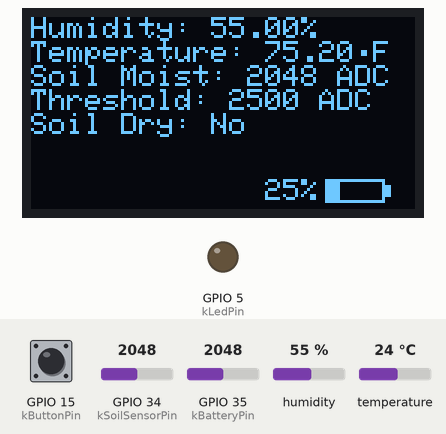
This program was run on a simulated ESP32. On the bench: 128×64 one-colour display, output pins drawn as LEDs (lit = HIGH). Inputs (shaded band) come from the test bench; at power-on: GPIO 34 (kSoilSensorPin) = 2048, GPIO 15 (kButtonPin) HIGH, humidity 55 %, GPIO 35 (kBatteryPin) = 2048, temperature 24 °C.

Above: at 2.6 s.
2.7 s: GPIO 34 (kSoilSensorPin) set to 2449
At 5.2 s:
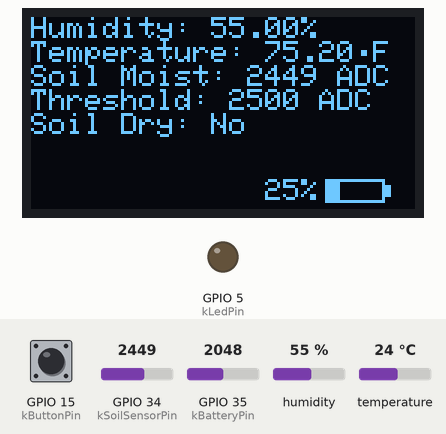
5.5 s: GPIO 34 (kSoilSensorPin) set to 2530
At 7.0 s:
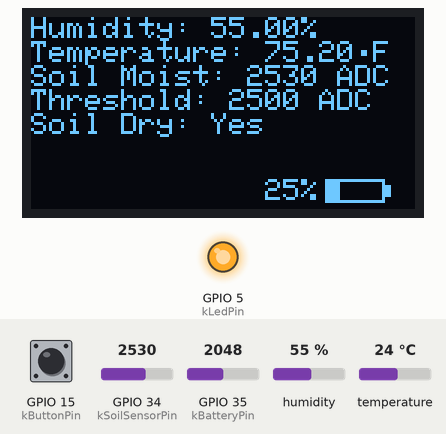
7.5 s: GPIO 15 (kButtonPin) pulled LOW for 0.15 s
At 7.9 s:
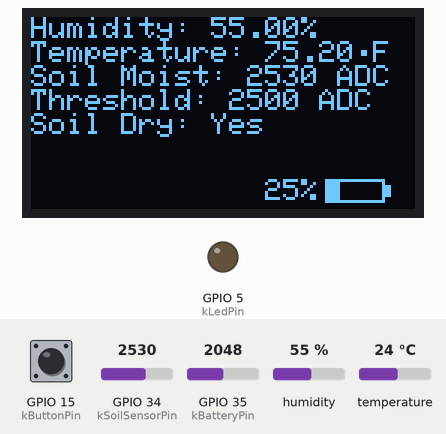
9.5 s: humidity set to 22 %
At 11.2 s:
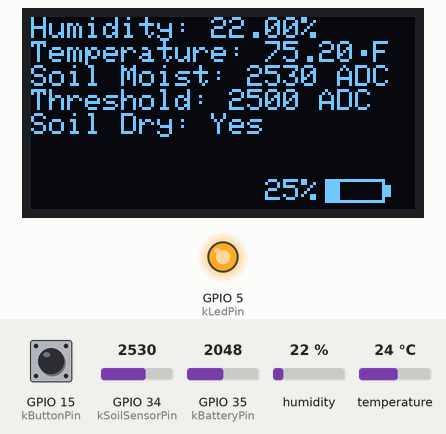
11.5 s: GPIO 35 (kBatteryPin) set to 2540
At 12.6 s:
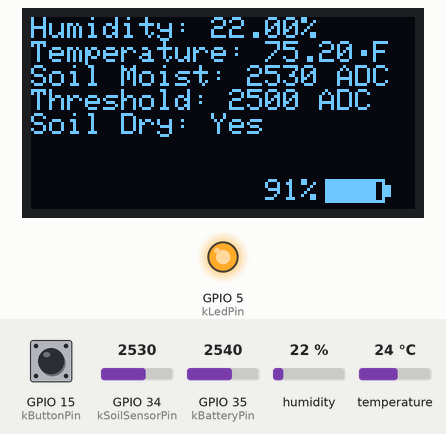
13.5 s: temperature set to 12 °C
At 15.5 s:
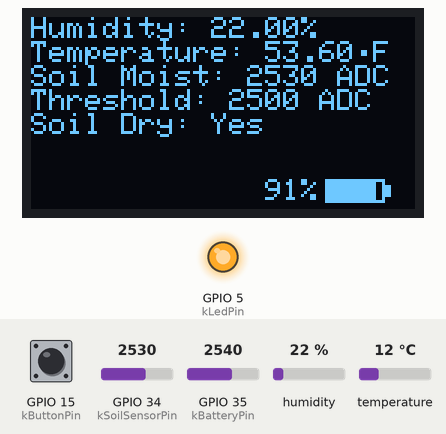
Timing chart, 0 to 16.5 s (numbered marks = the images above; inputs shaded):
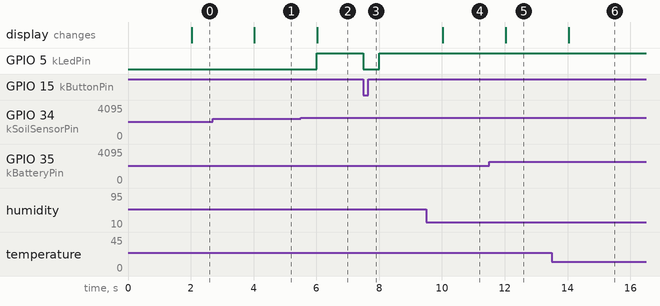

Measured:
- the behaviour switches between 2500 and 2501 on GPIO 34 (kSoilSensorPin) (found by bisection; images 1 and 2)
- after the input at 2.7 s, the display: changes after 1.3 s (image 1)
- after the input at 5.5 s, GPIO 5 (kLedPin): LOW → HIGH after 0.51 s; the display: changes after 0.53 s (image 2)
- after the input at 7.5 s, GPIO 5 (kLedPin): HIGH → LOW at once, → HIGH 0.50 s later
- after the input at 9.5 s, the display: changes after 0.53 s (image 4)
- after the input at 11.5 s, the display: changes after 0.53 s (image 5)
- after the input at 13.5 s, the display: changes after 0.53 s (image 6)

The program:

main.cpp
```cpp
#include <Arduino.h>

#include "battery.h"
#include "button.h"
#include "display_manager.h"
#include "led.h"
#include "sensors.h"

const uint32_t kSensorInterval = 2000;
const int kSerialBaudRate = 9600;

uint32_t last_sensor_read = 0;

display::Manager display_manager;

void processSensors() {
  float humidity = sensors::readHumidity();
  float temperature_fahrenheit = sensors::readTemperatureFahrenheit();
  int soil_moisture_value = sensors::readSoilMoisture();
  bool is_soil_dry = sensors::isSoilDry(soil_moisture_value);
  int soil_sensor_threshold = sensors::getSoilThreshold();
  int battery_percent = battery::getPercentage();

  display::ScreenData sensor_data = {humidity,    temperature_fahrenheit, battery_percent, soil_moisture_value,
                                     is_soil_dry, soil_sensor_threshold};

  if (!button::isPressed()) {
    is_soil_dry ? led::on() : led::off();
  }

  display_manager.update(sensor_data);
}

void readSensorsIfTime() {
  uint32_t now = millis();

  if (now - last_sensor_read < kSensorInterval) {
    return;
  }

  processSensors();

  last_sensor_read = now;
}

void setup() {
  Serial.begin(kSerialBaudRate);

  sensors::init();
  display_manager.init();
  button::init();
  led::init();
}

void loop() {
  button::handleEvent();
  readSensorsIfTime();
}
```

battery.h
```cpp
#ifndef BATTERY_H
#define BATTERY_H

namespace battery {
int getPercentage();
}

#endif
```

button.h
```cpp
#ifndef BUTTON_H
#define BUTTON_H

#include <stdbool.h>

namespace button {
void init();
void handleEvent();
void onHold();
bool isPressed();
}  // namespace button
#endif
```

display_manager.h
```cpp
#ifndef DISPLAY_H
#define DISPLAY_H

#include <Adafruit_SSD1306.h>
#include <stdbool.h>

namespace display {

struct ScreenData {
  float humidity;
  float temperature_fahrenheit;
  int battery_percent;
  int soil_moisture_value;
  bool is_soil_dry;
  int soil_sensor_threshold;
};

class Manager {
 public:
  Manager();
  void init();
  void update(struct ScreenData& screen_data);

 private:
  Adafruit_SSD1306 display_;

  void humidity(struct ScreenData& screen_data);
  void temperature(struct ScreenData& screen_data);
  void soilMoisture(struct ScreenData& screen_data);
  void battery(struct ScreenData& screen_data);
};

}  // namespace display

#endif
```

led.h
```cpp
#ifndef LED_H
#define LED_H

namespace led {
struct BlinkArgs {
  int times;
  int delay_time;
};

void init();
void on();
void off();
void blink(BlinkArgs args);
}  // namespace led

#endif
```

sensors.h
```cpp
#ifndef SENSORS_H
#define SENSORS_H

#include <stdbool.h>

namespace sensors {
void init();
float readHumidity();
float readTemperatureFahrenheit();
int readSoilMoisture();
bool isSoilDry(int soil_moisture_value);
void calibrateSoilThreshold();
int getSoilThreshold();
}  // namespace sensors

#endif
```

battery.cpp
```cpp
#include "battery.h"

#include <Arduino.h>

#include "hardware_config.h"

namespace battery {

const float kMaxBatteryVoltage = 4.2;
const float kMinBatteryVoltage = 3.0;
const float kMaxADCValue = 4095.0;
const float kReferenceVoltage = 3.3;
const int kVoltageDivider = 2;  // Assuming a voltage divider with equal resistors
const int kMaxPercentage = 100;

int getPercentage() {
  int raw_adc = analogRead(hardwareconfig::kBatteryPin);

  double voltage = (static_cast<float>(raw_adc) / kMaxADCValue) * kReferenceVoltage * kVoltageDivider;

  int percentage =
      static_cast<int>((voltage - kMinBatteryVoltage) / (kMaxBatteryVoltage - kMinBatteryVoltage) * kMaxPercentage);

  if (percentage > kMaxPercentage) {
    percentage = kMaxPercentage;
  }
  if (percentage < 0) {
    percentage = 0;
  }

  return percentage;
};
}  // namespace battery
```

button.cpp
```cpp
#include "button.h"

#include <Arduino.h>

#include <cstdint>

#include "hardware_config.h"
#include "led.h"
#include "sensors.h"

namespace button {

uint32_t button_pressed_at = 0;
const int kButtonHoldTime = 5000;

bool button_held = false;

void init() {
  pinMode(hardwareconfig::kButtonPin, INPUT_PULLUP);  // Set button pin as input with pull-up resistor
}

void handleEvent() {
  if (digitalRead(hardwareconfig::kButtonPin) == LOW) {
    if (button_pressed_at == 0) {
      button_pressed_at = millis();  // Start timing
      led::off();
    } else if (!button_held && millis() - button_pressed_at >= kButtonHoldTime) {
      button_held = true;
      onHold();
    }
  } else {
    button_pressed_at = 0;
    button_held = false;
  }
}

void onHold() {
  const int kBlinkCount = 3;
  const int kBlinkDelayMs = 100;
  struct led::BlinkArgs args = {kBlinkCount, kBlinkDelayMs};
  led::blink(args);
  sensors::calibrateSoilThreshold();
}

bool isPressed() { return button_pressed_at > 0; }
}  // namespace button
```

display.cpp
```cpp
#include <Adafruit_GFX.h>

#include "display_manager.h"
#include "hardware_config.h"

namespace display {

const int16_t kScreenWidth = 128;
const int16_t kScreenHeight = 64;
const int kOledReset = -1;

Manager::Manager() : display_(kScreenWidth, kScreenHeight, &Wire, kOledReset) {}

void Manager::init() {
  pinMode(hardwareconfig::kButtonPin, INPUT_PULLUP);

  const int kOled12CAddress = 0x3C;
  if (!display_.begin(SSD1306_SWITCHCAPVCC, kOled12CAddress)) {
    Serial.println("SSD1306 allocation failed");
    for (;;) {
    };
  }
}

void Manager::update(struct ScreenData& screen_data) {
  display_.clearDisplay();
  display_.setCursor(0, 0);
  display_.setTextSize(1);
  display_.setTextColor(SSD1306_WHITE);

  humidity(screen_data);
  temperature(screen_data);
  soilMoisture(screen_data);
  battery(screen_data);

  // Update the display
  display_.display();
}

void Manager::humidity(struct ScreenData& screen_data) {
  display_.print("Humidity: ");

  if (isnan(screen_data.humidity)) {
    display_.print("Error");
  } else {
    display_.print(screen_data.humidity);
    display_.println("%");
  }
}

void Manager::temperature(struct ScreenData& screen_data) {
  const int kDegreeSymbolChar = 248;

  display_.print("Temperature: ");

  if (isnan(screen_data.temperature_fahrenheit)) {
    display_.print("Error");
  } else {
    display_.print(screen_data.temperature_fahrenheit);
    display_.print(static_cast<char>(kDegreeSymbolChar));
    display_.println("F");
  }
}

void Manager::soilMoisture(struct ScreenData& screen_data) {
  display_.print("Soil Moist: ");
  display_.print(screen_data.soil_moisture_value);
  display_.println(" ADC");

  display_.print("Threshold: ");
  display_.print(screen_data.soil_sensor_threshold);
  display_.println(" ADC");

  display_.print("Soil Dry: ");
  display_.println(screen_data.is_soil_dry ? "Yes" : "No");
}

void Manager::battery(struct ScreenData& screen_data) {
  // Draw Battery Icon at Bottom-Right
  const int16_t kBatteryWidth = 20;
  const int16_t kBatteryHeight = 8;
  const int16_t kBatteryXOffset = 30;
  const int16_t kBatteryYOffset = 10;
  const int16_t kBatteryTextXOffset = 20;
  const int kFullBatteryPercent = 100;
  const int kEmptyBatteryPercent = 0;
  const int kEmptyBatteryWidth = 0;

  int16_t battery_x = kScreenWidth - kBatteryXOffset;
  int16_t battery_y = kScreenHeight - kBatteryYOffset;

  // Draw the battery outline
  display_.drawRect(battery_x, battery_y, kBatteryWidth, kBatteryHeight, SSD1306_WHITE);

  // Draw the battery "cap"
  int16_t rect_x = static_cast<int16_t>(battery_x + kBatteryWidth);
  int16_t rect_y = static_cast<int16_t>(battery_y + 2);
  int16_t rect_width = 2;
  int16_t rect_height = kBatteryHeight - 4;
  display_.fillRect(rect_x, rect_y, rect_width, rect_height, SSD1306_WHITE);

  // Fill the battery level based on percentage
  int16_t fill_width = static_cast<int16_t>(map(screen_data.battery_percent, kEmptyBatteryPercent, kFullBatteryPercent,
                                                kEmptyBatteryWidth,
                                                kBatteryWidth - 2));  // Map percentage to battery width

  rect_x = static_cast<int16_t>(battery_x + 1);
  rect_y = static_cast<int16_t>(battery_y + 1);
  rect_height = kBatteryHeight - 2;
  display_.fillRect(rect_x, rect_y, fill_width, rect_height, SSD1306_WHITE);

  // Display Battery Percentage
  int16_t cursor_x = static_cast<int16_t>(battery_x - kBatteryTextXOffset);
  display_.setCursor(cursor_x, battery_y);
  display_.print(screen_data.battery_percent);
  display_.print("%");
}
}  // namespace display
```

led.cpp
```cpp
#include "led.h"

#include <Arduino.h>

#include "hardware_config.h"

namespace led {

void init() { pinMode(hardwareconfig::kLedPin, OUTPUT); }

void on() { digitalWrite(hardwareconfig::kLedPin, HIGH); }

void off() { digitalWrite(hardwareconfig::kLedPin, LOW); }

void blink(BlinkArgs args) {
  for (int i = 0; i < args.times; i++) {
    on();
    // TODO(BionicBlue): Convert delay to a non-blocking version
    delay(args.delay_time);
    off();
    delay(args.delay_time);
  }
}
}  // namespace led
```

sensors.cpp
```cpp
#include "sensors.h"

#include <DHT.h>

#include "hardware_config.h"

namespace sensors {

// Threshold for dry soil
const int kDefaultSoilSensorThreshold = 2500;

int soil_sensor_threshold = kDefaultSoilSensorThreshold;

DHT dht(hardwareconfig::kDhtPin, hardwareconfig::kDhtType);

void init() { dht.begin(); }

float readHumidity() {
  float humidity = dht.readHumidity();
  if (isnan(humidity)) {
    return NAN;
  }
  return dht.readHumidity();
}

float readTemperatureFahrenheit() {
  const float kCelsiusToFahrenheitNumerator = 9.0;
  const float kCelsiusToFahrenheitDenominator = 5.0;
  const int kCelsiusToFahrenheitOffset = 32;
  float temperature_celcius = dht.readTemperature();
  if (isnan(temperature_celcius)) {
    return NAN;
  }
  return (temperature_celcius * kCelsiusToFahrenheitNumerator / kCelsiusToFahrenheitDenominator) +
         kCelsiusToFahrenheitOffset;
}

int readSoilMoisture() { return analogRead(hardwareconfig::kSoilSensorPin); }

bool isSoilDry(int soil_moisture_value) { return soil_moisture_value > soil_sensor_threshold; }

void calibrateSoilThreshold() { soil_sensor_threshold = readSoilMoisture(); }

int getSoilThreshold() { return soil_sensor_threshold; }
}  // namespace sensors
```

hardware_config.h
```cpp
#ifndef CONFIG_H
#define CONFIG_H

#include <DHT.h>

namespace hardwareconfig {
// Digital Pins
const int kDhtPin = 4;
const int kLedPin = 5;
const int kButtonPin = 15;

// ADC Pins
const int kSoilSensorPin = 34;
const int kBatteryPin = 35;

// Hardware
constexpr const int kDhtType = DHT22;
}  // namespace hardwareconfig
#endif
```
